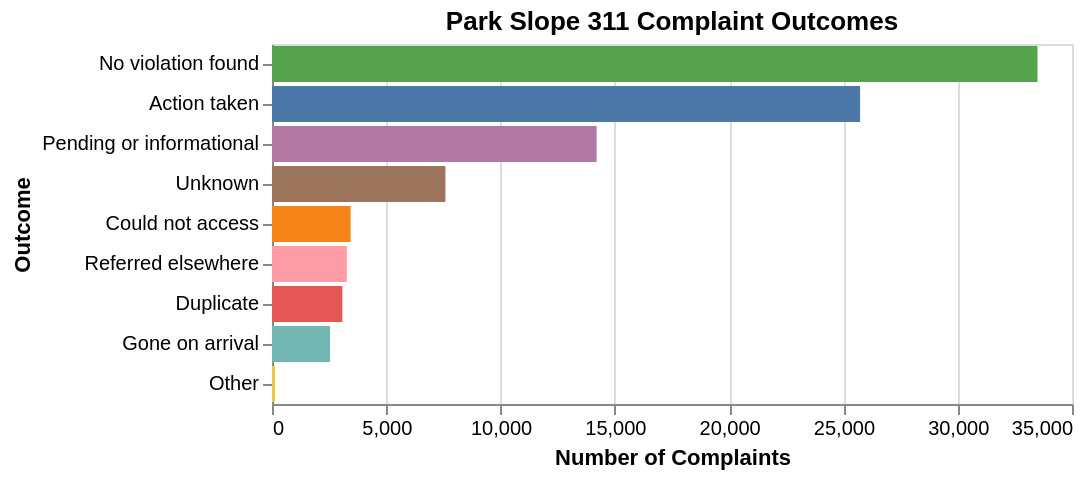

Write notebook code for a chart like this one.
### Markdown cell above
A follow-up question. Because `follow_up=True` sends the earlier turns too, the agent knows what "that" refers to.

### Code cell
ask("How does that compare with Park Slope?", follow_up=True)

### Figure 1 — Vega-Lite specification as saved in the notebook (floating-point values rounded to 4 significant figures)
{"config": {"view": {"continuousWidth": 400.0, "continuousHeight": 300.0}}, "data": {"name": "data-3c7a6cef66ad1cd470aecbaa101a12b1"}, "mark": "bar", "encoding": {"color": {"field": "outcome", "legend": null, "type": "nominal"}, "x": {"field": "complaints", "title": "Number of Complaints", "type": "quantitative"}, "y": {"field": "outcome", "sort": "-x", "title": "Outcome", "type": "nominal"}}, "title": "Park Slope 311 Complaint Outcomes", "usermeta": {"data_result_name": "verified_query", "chart_id": "park_slope_outcomes"}, "$schema": "https://vega.github.io/schema/vega-lite/v6.4.1.json", "datasets": {"data-3c7a6cef66ad1cd470aecbaa101a12b1": [{"complaints": 33490.0, "outcome": "No violation found", "pct_of_complaints": 35.8}, {"complaints": 25730.0, "outcome": "Action taken", "pct_of_complaints": 27.5}, {"complaints": 14200.0, "pct_of_complaints": 15.2, "outcome": "Pending or informational"}, {"complaints": 7587.0, "pct_of_complaints": 8.1, "outcome": "Unknown"}, {"complaints": 3439.0, "pct_of_complaints": 3.7, "outcome": "Could not access"}, {"complaints": 3275.0, "outcome": "Referred elsewhere", "pct_of_complaints": 3.5}, {"complaints": 3078.0, "outcome": "Duplicate", "pct_of_complaints": 3.3}, {"complaints": 2537.0, "pct_of_complaints": 2.7, "outcome": "Gone on arrival"}, {"complaints": 129.0, "pct_of_complaints": 0.1, "outcome": "Other"}]}}
